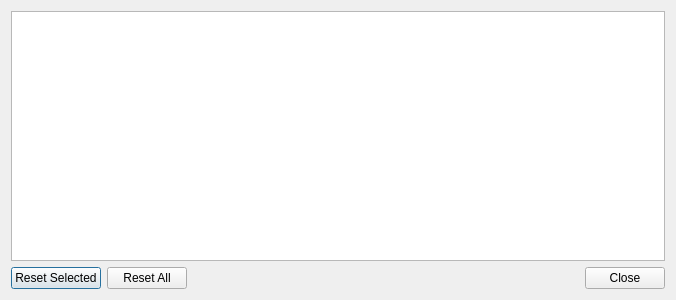
<?xml version="1.0" encoding="UTF-8"?>
<ui version="4.0">
 <class>SongCounter</class>
 <widget class="QDialog" name="SongCounter">
  <property name="geometry">
   <rect>
    <x>0</x>
    <y>0</y>
    <width>676</width>
    <height>300</height>
   </rect>
  </property>
  <property name="windowTitle">
   <string>Song Counter</string>
  </property>
  <property name="windowIcon">
   <iconset resource="../softprojector.qrc">
    <normaloff>:/icons/icons/song_count.png</normaloff>:/icons/icons/song_count.png</iconset>
  </property>
  <layout class="QGridLayout" name="gridLayout">
   <item row="0" column="0">
    <widget class="QTableView" name="countTable">
     <property name="selectionBehavior">
      <enum>QAbstractItemView::SelectRows</enum>
     </property>
     <property name="sortingEnabled">
      <bool>true</bool>
     </property>
     <property name="wordWrap">
      <bool>false</bool>
     </property>
     <attribute name="horizontalHeaderStretchLastSection">
      <bool>true</bool>
     </attribute>
     <attribute name="verticalHeaderVisible">
      <bool>false</bool>
     </attribute>
     <attribute name="verticalHeaderDefaultSectionSize">
      <number>20</number>
     </attribute>
    </widget>
   </item>
   <item row="1" column="0">
    <layout class="QHBoxLayout" name="horizontalLayout">
     <item>
      <widget class="QPushButton" name="resetOneButton">
       <property name="text">
        <string>Reset Selected</string>
       </property>
      </widget>
     </item>
     <item>
      <widget class="QPushButton" name="resetButton">
       <property name="text">
        <string>Reset All</string>
       </property>
      </widget>
     </item>
     <item>
      <spacer name="horizontalSpacer">
       <property name="orientation">
        <enum>Qt::Horizontal</enum>
       </property>
       <property name="sizeHint" stdset="0">
        <size>
         <width>40</width>
         <height>20</height>
        </size>
       </property>
      </spacer>
     </item>
     <item>
      <widget class="QPushButton" name="closeButton">
       <property name="text">
        <string>Close</string>
       </property>
      </widget>
     </item>
    </layout>
   </item>
  </layout>
 </widget>
 <resources>
  <include location="../softprojector.qrc"/>
 </resources>
 <connections/>
</ui>
